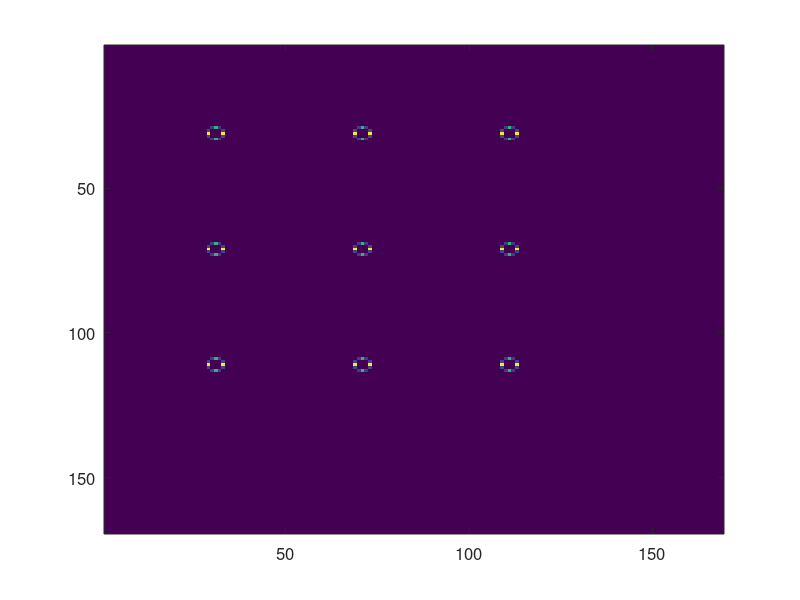
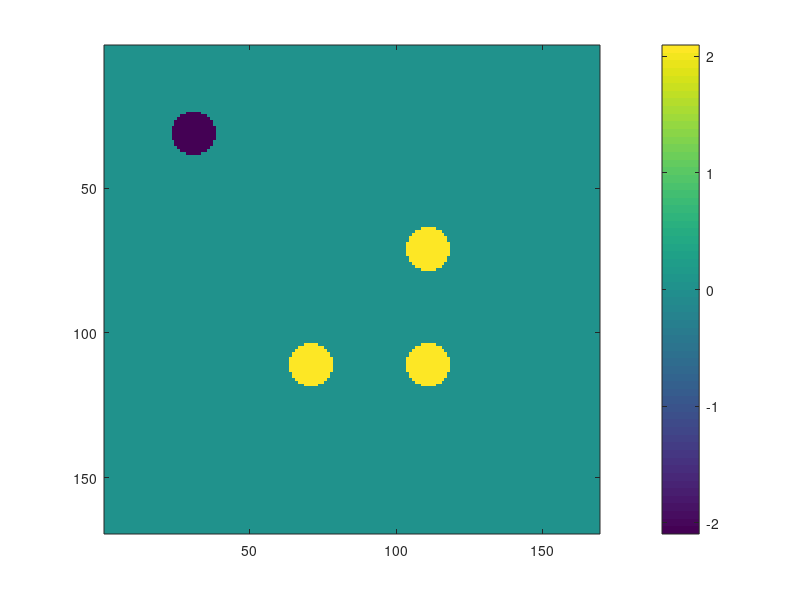

Write MATLAB code to recreate these figures, in order. (Note: this script raises an error after producing the figures.)
clc;
clear all;
close all;

%% define a backbone
global lambda k AmpImage N M meshSize z;
N = 3; %3by3
space = 200e-6; %Spacing between elements
z = 1000e-6; % Distance of Image plane from the resonator plane

lambda = 1.550e-6;
k = 2 * pi / lambda;

Amp_sample = ones(N, N);
Phase_sample = [-2.09439510239320	0	0
                0	0	2.09439510239320
                0	2.09439510239320	2.09439510239320];
% sizeOfResonator = 10e-6; %10um.
spotSize = 10e-6;
scatterSize = 1e-6;
meshSize = 5000E-9;
scatterNum = 30;

boundary = 00e-6;

nearFields{N, N} = 0;

totalMesh = (space + boundary + spotSize) * (N + 1) / meshSize;

[xsNear, ysNear] = meshgrid((0:totalMesh) .* meshSize); % defining near field grid + xN/2

nearField = 0;

%% Generate the sample plane profile
for col = 1:N

    for row = 1:N

        for num = 1:scatterNum
%             from 0 to 2pi: 
            theta = (num-1)*2*pi/scatterNum;
            nearFields{row, col} = Amp_sample(row, col) * ...
                (exp((-((xsNear - boundary * 2 - (col - 0.25) * space + spotSize*cos(theta)).^2 + ...
                (ysNear - boundary * 2 - (row - 0.25) * space + spotSize*sin(theta)).^2) / (scatterSize^2))) * ...
                exp(1i * Phase_sample(row, col)));
            nearField = nearField + nearFields{row, col};
            
        end

    end

end

figure;
imagesc(abs(nearField));
set(gcf, 'Position', [00, 00, 350, 300])
set(gca, 'FontSize', 12)% Font Size

figure;
imagesc(angle(nearField));
colorbar

%% calculate the hologram
E_holo = HologramHelperClass2.supperposition(conj(HologramHelperClass2.normalize(nearField)));

figure;
imagesc(abs((E_holo.*E_holo)));
set(gcf, 'Position', [00, 00, 350, 300])
set(gca,'FontSize', 12) % Font Size

figure;
imagesc(angle(E_holo));
